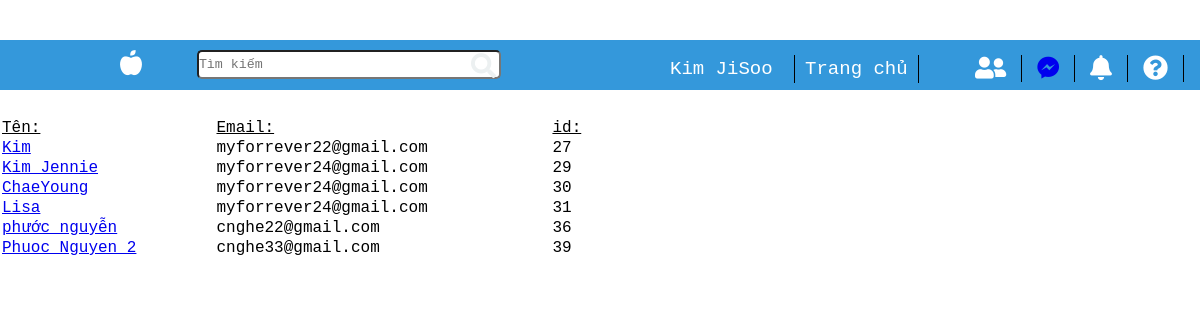
/listchat.php (signed in), run on the app's committed database.
### tables this page shows
CREATE TABLE `users` (
  `id` int(11) NOT NULL,
  `email` varchar(255) NOT NULL,
  `password` varchar(255) NOT NULL,
  `fullname` varchar(255) NOT NULL,
  `used` int(11) NOT NULL
);

### function.php (called while the page is built, shortened)
<?php
    function findUserById($id)
    {
        global $db;
        $stmt = $db -> prepare("SELECT * FROM users WHERE id=? LIMIT 1");
        $stmt ->execute(array($id));
        $user = $stmt -> fetch(PDO::FETCH_ASSOC);
        return $user;
    }

### init.php (called while the page is built, shortened)
<?php
require_once 'function.php';
	if(isset($_SESSION['userId']))
	{
		$user = findUserById($_SESSION['userId']);
		if($user)
		{
			$currentUser = $user;
		}
	}
?>

### listchat.php (the view, shortened to what this page needs)
<?php
	require_once 'init.php';
	require_once 'function.php';
	$page = 'index';
?>
<?php include 'header.php'; ?>
<?php
    	$db = new PDO('mysql:host=localhost;dbname=dack;charset=utf8', 'root', '');
   	 	$stmt = $db->prepare("SELECT * FROM users ORDER BY id");
    	$stmt->setFetchMode(PDO::FETCH_ASSOC);
    	$stmt->execute();
    	$resultSet = $stmt->fetchAll(PDO::FETCH_ASSOC);
    echo "<table width = '600' boder ='5' style='margin-top:40px'> ";
    echo " <h1 style='margin-top:40px'> Có Phải Bạn Đang Tìm Kiếm </h1>";
    echo "<tr>";
    echo"<td><u> Tên: </u></td> ";
	echo"<td><u> Email: </u> </td> ";
	echo"<td><u> id: </u> </td> ";
    echo "</tr>";
        foreach ($resultSet as $row) {
			if ($currentUser['id'] != $row['id'])
			{
				$ten = $row['fullname'];
        	$email = $row['email'];
			$id = $row['id'];
			echo "<tr>";
			echo" <td> <a href='chat.php?id=$id'> $ten </a> </td>";
			echo"<td> $email </td> ";
			echo" <td> $id </td>";
			echo "</tr>";
			}
        }
     echo "</table> "   ;
	?>
</body>

### header.php (shortened to what this page needs)
<!DOCTYPE html>
<html lang="en">
<head>
    <link rel="stylesheet" href="https://use.fontawesome.com/releases/v5.6.1/css/all.css"
>
    <link rel="stylesheet" href="style/style.css">
</head>
<body>
    <header>
	<?php if($currentUser) : ?>
        <div class="search">
            <div class="full-search">
                <div class="icon-logo">
                    <a href="index.php"><i class="fas fa-apple-alt"></i></a>
                </div>
                <div class="text-search">
                    <input id = "txt_value" type="text" placeholder="Tìm kiếm">
                </div>
                        <a href="search.php">
                <a href="javascript:search();" class="button-search"><i class="fas fa-search"></i></a>
            </div>
        </div>
        <div class="function-header">
            <div class="all-menu">
                <div class="menu-funciton">
                    <ul class="menu-header">
                        <li class="nav-item <?php echo $page === 'thongtin' ? 'active' :'' ?>">
							<a class="nav-link" href="profile.php?id=<?php echo $currentUser['id'];?>"><?php echo $currentUser['fullname']; ?></a>
						</li>
                        <li><a href="index.php">Trang chủ</a></li>
                    </ul>
                </div>
                <div class="icon-funciton">
                    <div class="friend">
                        <a href="listfriend.php?id=<?php echo $currentUser['id']; ?>" style="color:white;"><i class="fas fa-user-friends" id="listfriend"></i></a>
                    </div>
                    <div class="message">
                        <a href="listchat.php"><i class="fab fa-facebook-messenger"></i></a>
                    </div>
                    <div class="bell">
                        <i class="fas fa-bell"></i>
                    </div>
                </div>
                <div class="help">
                    <i class="fas fa-question-circle"></i>
                </div>
                <div class="out" >
                    <i class="fas fa-outdent" id="a"></i>
                </div>
            </div>
        </div>
	<?php endif; ?>
    </header>
</body>
</html>

### style/style.css (style rules this page uses)
* { margin:0; padding: 0; font-family: 'Courier New', Courier, monospace; }
header { width: 100%; height:50px; background-color: #3498db; display: flex; align-items: stretch; position: fixed; }
.search,.function-header { width: 50%; }
header i { font-size:25px; }
.search i { color:white; margin-right: 25px; position: relative; }
.icon-logo { float: left; margin-right: 30px; }
.text-search,.button-search { float:left; }
.full-search { position: absolute; top:10px;; left:10%; }
.text-search input { width:300px; height: 25px; border-radius:5px; }
.button-search { border-radius:5px; font-size:20px; cursor: pointer; margin-left:-30px; margin-top:3px; }
.button-search i { color:#ecf0f1; }
.function-header ul { list-style: none; }
.function-header a { text-decoration: none; }
.menu-header li { display: inline; }
.friend,.message,.bell,.help,.out { float:left; margin-top:15px; cursor: pointer; color:white; }
.friend { margin-left:360px; padding:0 15px; border-right:1px solid black; }
.all-menu { position: relative; }
.menu-funciton { position: absolute; top:18px; left: 10%; }
.all-menu li { padding:3px 10px; border-right:1px solid black; font-size:19px; }
.all-menu li a { color:white; }
.message,.bell,.help { padding:0 15px; border-right:1px solid black; }
.nav-item { padding-top:50px; }
.out { padding:0 15px; position: relative; }

### data on the page
users: fullname "Kim JiSoo"
users: fullname "Kim", email "myforrever22@gmail.com", id "27"
users: fullname "Kim Jennie", email "myforrever24@gmail.com", id "29"
users: fullname "ChaeYoung", email "myforrever24@gmail.com", id "30"
users: fullname "Lisa", email "myforrever24@gmail.com", id "31"
users: fullname "phước nguyễn", email "cnghe22@gmail.com", id "36"
users: fullname "Phuoc Nguyen 2", email "cnghe33@gmail.com", id "39"
